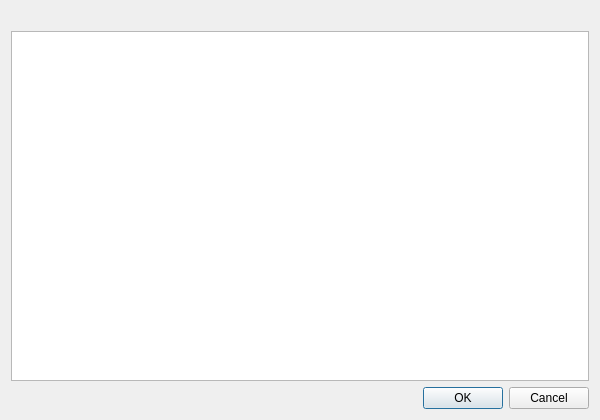
<?xml version="1.0" encoding="UTF-8"?>
<ui version="4.0">
 <class>DependenciesDialog</class>
 <widget class="QDialog" name="DependenciesDialog">
  <property name="windowTitle">
   <string>Required items</string>
  </property>
  <property name="geometry">
   <rect>
    <x>0</x>
    <y>0</y>
    <width>600</width>
    <height>420</height>
   </rect>
  </property>
  <layout class="QVBoxLayout" name="layout" stretch="0,1,0">
   <item>
    <widget class="QLabel" name="note">
     <property name="text">
      <string />
     </property>
     <property name="wordWrap">
      <bool>true</bool>
     </property>
     <property name="textFormat">
      <enum>Qt::PlainText</enum>
     </property>
    </widget>
   </item>
   <item>
    <widget class="QListWidget" name="list" />
   </item>
   <item>
    <widget class="QDialogButtonBox" name="buttons">
     <property name="standardButtons">
      <set>QDialogButtonBox::Ok|QDialogButtonBox::Cancel</set>
     </property>
    </widget>
   </item>
  </layout>
 </widget>
 <resources />
 <connections />
</ui>
